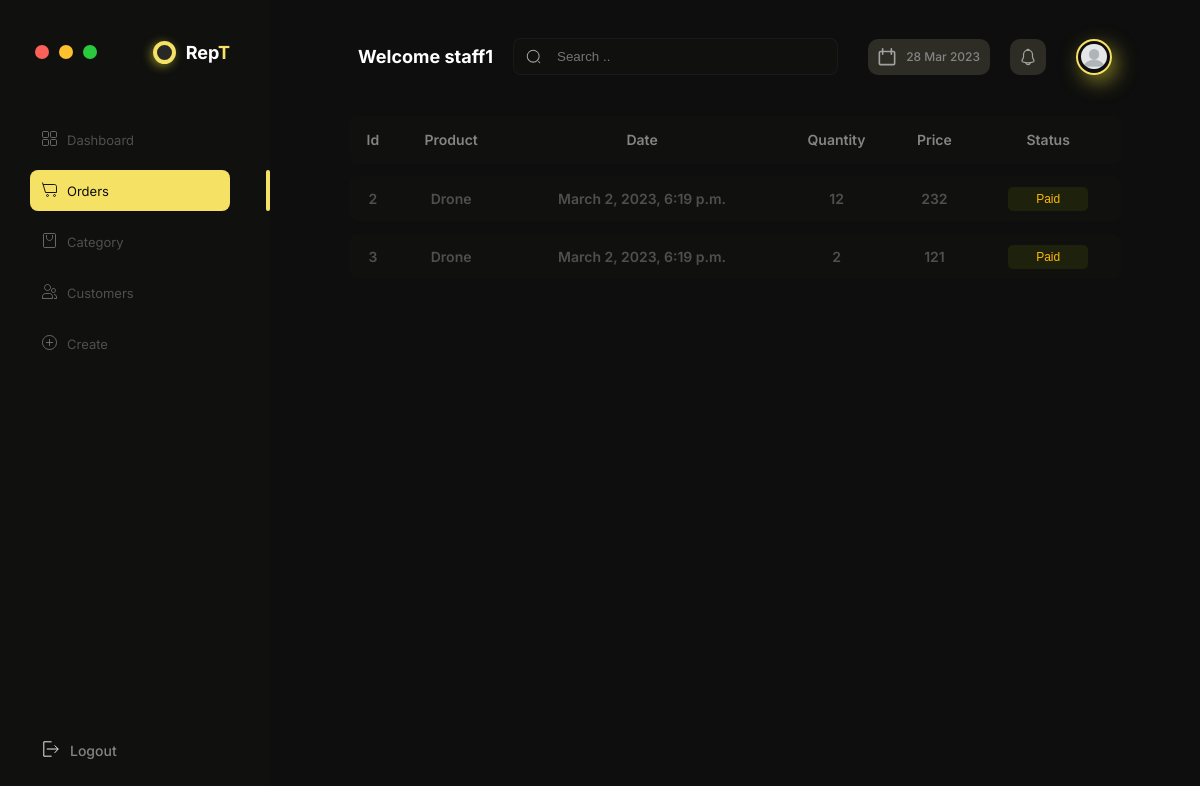
/ordersPaid/ (signed in), run on the app's committed database.
### apps/core/models.py (models this page shows, shortened)
class Staff(models.Model):
    GENDER = (
        ('Male', 'Male'),
        ('Female', 'Female'),
        ('Others', 'Others'),
    )
    profile_image = models.ImageField(
        default='person.png', null=True, blank=True)
    user = models.OneToOneField(User, on_delete=models.CASCADE)
    name = models.CharField(max_length=200, null=True)
    email = models.CharField(max_length=200, null=True)
    phone = models.IntegerField(default=0, null=True)
    gender = models.CharField(max_length=200, null=True, choices=GENDER)

class Order(models.Model):
    STATUS = (
        ('Paid', 'Paid'),
        ('Pending', 'Pending'),
    )
    customer = models.ForeignKey(
        Customer, null=True, on_delete=models.SET_NULL)
    seller = models.ForeignKey(Staff, on_delete=models.SET_NULL, null=True)
    item = models.ForeignKey(Item, null=True, on_delete=models.SET_NULL)
    price = models.IntegerField(default=0, null=True)
    quantity = models.IntegerField(default=0, null=True)
    status = models.CharField(max_length=200, null=True, choices=STATUS)
    date_created = models.DateTimeField(auto_now_add=True, null=True)

class Item(models.Model):
    name = models.CharField(max_length=200, null=True)
    price = models.IntegerField(default=0, null=True)
    quantity = models.IntegerField(default=0, null=True)
    category = models.ForeignKey(
        Category, null=True, on_delete=models.SET_NULL)
    tag = models.ForeignKey(Tag, null=200, on_delete=models.SET_NULL)
    date_created = models.DateTimeField(auto_now_add=True, null=True)
    def __str__(self):
        return self.name

### apps/core/decorators.py (the view)
        def wrapper_func(request, *args, **kwargs):
            group = None
            if request.user.groups.exists():
                group = request.user.groups.all()[0].name
            if group in allowed:
                return view_func(request, *args, **kwargs)
            else:
                return HttpResponse('You are not authenticated to access this page!')

### apps/orders/views.py (called while the page is built)
@login_required(login_url='login')
@allowed_user(allowed=['admin', 'staff'])
def ordersPaid(request):
    user_id = request.user.username
    if user_id == 'admin':
        paid_orders = Order.objects.filter(status='Paid')
    else:
        user = Staff.objects.get(name=user_id)
        orders = Order.objects.filter(seller=user)
        paid_orders = orders.filter(status='Paid')
    paid_order_count = paid_orders.count()
    context = {
        'orders': paid_orders,
        'navbar': 'orders',
        'order_count': paid_order_count,
        'items_count': paid_order_count,
    }
    return render(request, 'ordersPaid.html', context)

### apps/orders/templates/ordersPaid.html (shortened to what this page needs)
{% extends 'main.html' %}
{% block content %}
<div class="table-container">
        <table class="table">
        <thead class="table__header">
            <tr class="table__header-raw">
              <th class="col col1">Id</th>
              <th class="col col2">Product</th>
              <th class="col col2">Date</th>
              <th class="col col3">Quantity</th>
              <th class="col col4">Price</th>
              <th class="col col5">Status</th>
          </thead>
          {% for order in orders %}
          <tbody class="table__body">
            <tr class="table__body-raw">
              <td class="col col1">{{order.id}}</td>
              <td class="col col2">{{order.item}}</td>
              <td class="col col2">{{order.date_created}}</td>
              <td class="col col3">{{order.quantity}}</td>
              <td class="col col4">{{order.price}}</td>
              <td class="col col5">
                  <button class="table__status table__status--paid">Paid</button>
              </td>
            </tr>
          </tbody>
          {% endfor %}
    </table>
</div>
{% endblock %}

### templates/topbar.html (shortened to what this page needs)
{% load static %}
<div class="topbar">
    <h3 class="top__title">Welcome {{request.user}}</h3>
    <form class="search__container" autocomplete="off" id="search-form" method="post">
        <img src="/static/icons/ic-input-search.svg" alt="" class="search__img">
        <input type="text" class="search__inp" placeholder="Search .." id="search-input">
    </form>
    <div class="right">
        <div class="right__calendar-container">
            <img src="/static/icons/ic_calendar.svg" alt="" class="right__icon right__calendar">
            <h6 id="right__calendar-txt"></h6>
        </div>
        <div class="right__icon-container">
            <img src="/static/icons/ic_notifications.svg" alt="" class="right__icon right__notification">
        </div>
        <div class="right__img-container">
            <img src="{{ request.user.staff.profile_image.url }}" alt="" class="right__img">
        </div>
    </div>
</div>

### static/css/main.css (style rules this page uses)
html { font-size: 62.5%; }
body { padding-left: 32rem; padding-top: 2rem; padding-right: 5rem; background-color: var(--colorDark); font-family: 'Inter', sans-serif; }
h1, h2, h3, h4, h5, h6 { margin: 0rem; padding: 0rem; }

### static/css/colors.css (style rules this page uses)
:root { --colorDark: #0E0E0E; --colorDarkMedium: #10110E; --colorDarkLight: #4F4F4F; --colorDarkExtraLight: #848484; --colorWhite: #FFFFFF; --colorWhiteMedium: #F9F9F9; --colorWhiteLight: #F1F1F1; --colorWhiteExtraLight: #EBEBEB; --colorOrange: #F5E164; --colorOrangeMedium: #fbf438; --colorOrangeLight: #fff951; --colorOrangeExtraLight: #fffb95; --colorYelllow:#FFF500; --colorYellowMedium:#fbf438; --colorYellowLight:#fff951; --colorExtraLight:#fffb95; --gradientColor1:#BD00FF; --gradientColor2:#0085FF; --gradientColor3:#FFF500; --gradientColor4:#FFB800; --gradientColor5:#FF5C00; --gradientColor6:#FF0000; --gradientColor7:#00E0FF; --gradientColor8:#00D1FF; --buttonColorYellow: rgb(255, 184, 0); --buttonColorLightYellow: rgba(155, 184, 0, 0.1); --buttonColorOrange: rgb(252, 96, 88); --buttonColorLightOrange: rgba(252, 96, 88, 0.1); --buttonColorBlue: rgb(0, 149, 255); --buttonColorLightBlue: rgba(0, 149, 255, 0.1); --buttonColorRed: rgb(236,95,104); --buttonColorLightRed: rgba(254, 141, 148, 0.1); --buttonColorGreen: rgb(176, 255, 96); --buttonColorLightGreen: rgba(214, 255, 173, 0.1); --dotColor1:#FC6058; --dotColor2:#FEC02F; --dotColor3:#2ACA3E; --seperatorColor:#35363843; --iconBackgroundColor:#62634e5e; --bgObjectBlur:rgba(233, 224, 54, 0.5); --transparentColor:rgba(0, 0, 0, 0); }

### static/css/topbar.css (style rules this page uses)
.topbar { display: flex; align-items: center; margin-left: 3rem; margin-right: 3rem; margin-bottom: 2rem; margin-top: 1rem; justify-content: space-between; }
.top__title { color: var(--colorWhite); font-weight: 700; margin-right: 2rem; }
.search__container { flex: 1; max-width: 40rem; display: flex; align-items: center; background-color: var(--colorDarkMedium); border-color: var(--seperatorColor); border-style: solid; border-width: .1rem; border-radius: .8rem; }
.search__img { width: 1.5rem; height: 1.5rem; padding: 1rem 1.2rem; }
.search__inp { flex: 1; width: 0rem; background-color:var(--colorTransparent); border-style: none; padding: .1rem .4rem; color: var(--colorDarkExtraLight); }
.right { align-items: center; display: flex; padding-left: 2rem; }
.right__calendar-container { display: flex; align-items: center; justify-content: center; padding-left: 1rem; padding-right: 1rem; height: 3.6rem; background-color:var(--iconBackgroundColor); border-radius: 1rem; margin: 0rem 1rem; cursor: pointer; }
.right__calendar { width: 1.8rem; height: 1.8rem; margin-right: 1rem; }
.right__icon-container { display: flex; align-items: center; justify-content: center; width: 3.6rem; height: 3.6rem; background-color: var(--iconBackgroundColor); border-radius: 1rem; margin: 0rem 1rem; cursor: pointer; }
.right__notification { width: 1.8rem; height: 1.8rem; }
.right__img-container { display: flex; align-items: center; justify-content: center; width: 3.2rem; height: 3.2rem; border-style: solid; border-color: var(--colorOrange); border-radius: 2rem; border-width: .2rem; object-position: center; object-fit:cover; margin-left: 2rem; box-shadow: .5rem .7rem 2rem var(--bgObjectBlur); }
.right__img { width: 80%; height: 80%; border-radius: 50%; }

### data on the page
Order: id "2", item "Drone", date_created "March 2, 2023, 6:19 p.m.", quantity "12", price "232"
Order: id "3", item "Drone", date_created "March 2, 2023, 6:19 p.m.", quantity "2", price "121"

### other printed values
{{ request.user }} "staff1"
